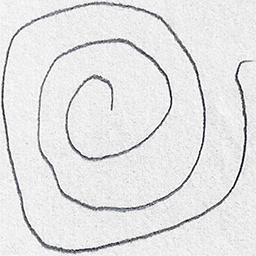
#> input picture PROJECT DEVELOPMENT PHASE/SPRINT 1/DATASET/SPIRAL/TRAINING/HEALTHY/V01HE02.png, 256 x 256 px, found by its file name; its folder holds 4 pictures in this run
$ jupyter execute --allow-errors Image_pre_processing.ipynb
#> lines starting #> are read from the running program, lines starting #| are printed output that depends on the picture; after the words box and inside, x2 and y2 are one past the last pixel; in counts of white or black regions, pixels touching at a corner belong together; pictures that were not available may be replaced by others from this repository, and a replacement may not be noted
[cell 1]
import numpy as np
import pandas as pd
import matplotlib.pyplot as plt
import seaborn as sns
import zipfile as zf
import os
import random
import cv2
import pickle
from imutils import build_montages
from imutils import paths
from sklearn.metrics import classification_report,confusion_matrix
from sklearn import metrics
from sklearn.preprocessing import LabelEncoder,LabelBinarizer
from sklearn.model_selection import train_test_split
from sklearn.ensemble import RandomForestClassifier,GradientBoostingClassifier,ExtraTreesClassifier
from skimage import feature
from google.colab.patches import cv2_imshow

[cell 2]
sns.set()
os.getcwd()

[cell 3]
from google.colab import files
uploaded = files.upload()
#> the answer given: V01HE02.png

#> (a cell that did not finish here is left out)

[cell 5]
spiral_train_healthy = os.listdir('dataset1/dataset/spiral/training/healthy/')
spiral_train_park = os.listdir('dataset1/dataset/spiral/training/parkinson/')

fp_spiral_train_healthy = 'dataset1/dataset/spiral/training/healthy/'
fp_spiral_train_park = 'dataset1/dataset/spiral/training/parkinson/'

spiral_test_healthy = os.listdir('dataset1/dataset/spiral/testing/healthy/')
spiral_test_park = os.listdir('dataset1/dataset/spiral/testing/parkinson/')

fp_spiral_test_healthy = 'dataset1/dataset/spiral/testing/healthy/'
fp_spiral_test_park = 'dataset1/dataset/spiral/testing/parkinson/'

[cell 6]
def quantify_image(image):
  features = feature.hog(image,orientations=9,
                pixels_per_cell=(10,10),cells_per_block=(2,2),transform_sqrt=True,block_norm="L1")

  return features

[cell 7]
trainX = []
testX = []
outputs = []
trainY = []
testY = []

for i in spiral_train_healthy:
  image = cv2.imread(fp_spiral_train_healthy+i)
#> image is the input picture: shape (256, 256, 3); mean B, G, R 228, 227.5, 227.5
  image = cv2.cvtColor(image , cv2.COLOR_BGR2GRAY)
#> image: shape (256, 256)
  image = cv2.resize(image , (200,200))
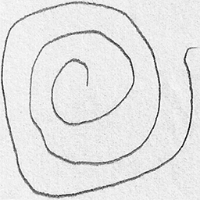
#> image: shape (200, 200); min 10, max 255, mean 227.5
  image =cv2.threshold(image, 0, 255,cv2.THRESH_BINARY_INV | cv2.THRESH_OTSU)[1]
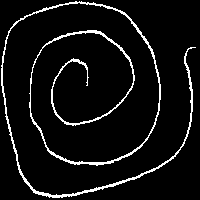
#> image: shape (200, 200); 6.6% white in thin lines or dots
  features = quantify_image(image)
#> in quantify_image, `features = feature.hog(image,orientations=9, pixels_per_cell=(10,10),c..`: features = 12996 values, max 1 at index 7080, min 0 at index 0, mean 0.0225
  trainX.append(features)
  trainY.append('healthy')
#> pass 2 of the loop `for i in spiral_train_healthy:`:
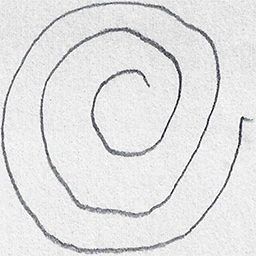
#> input picture PROJECT DEVELOPMENT PHASE/SPRINT 1/DATASET/SPIRAL/TRAINING/HEALTHY/V01HE03.png, 256 x 256 px, found by its file name
#> image is the input picture: shape (256, 256, 3); mean B, G, R 226.3, 225.7, 225.7
#> `image = cv2.resize(image , (200,200))`:
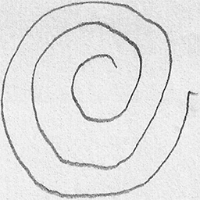
#> image: shape (200, 200); min 13, max 255, mean 225.7
#> `image =cv2.threshold(image, 0, 255,cv2.THRESH_BINARY_INV | cv2.THRESH_..`:
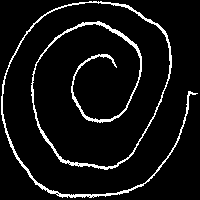
#> image: shape (200, 200); 7% white in thin lines or dots
#> `features = quantify_image(image)`: features = 12996 values, max 1 at index 2918, min 0 at index 0, mean 0.022
#> pass 3 of the loop `for i in spiral_train_healthy:`:
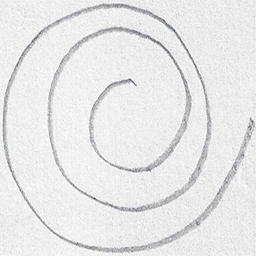
#> input picture PROJECT DEVELOPMENT PHASE/SPRINT 1/DATASET/SPIRAL/TRAINING/HEALTHY/V03HE2.png, 256 x 256 px, found by its file name
#> image is the input picture: shape (256, 256, 3); mean B, G, R 231.8, 231.6, 231.6
#> `image = cv2.resize(image , (200,200))`:
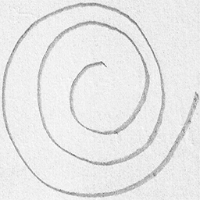
#> image: shape (200, 200); min 103, max 254, mean 231.5
#> `image =cv2.threshold(image, 0, 255,cv2.THRESH_BINARY_INV | cv2.THRESH_..`:
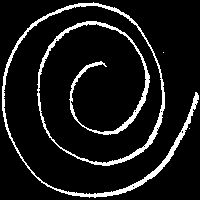
#> image: shape (200, 200); 9.3% white; 3 white regions (2 under 20 px), largest, box (x1, y1, x2, y2) and area: (2, 2, 199, 198) 3726
#> `features = quantify_image(image)`: features = 12996 values, max 1 at index 11112, min 0 at index 0, mean 0.0212
#> the loop made 4 passes; the first 3 are shown

for i in spiral_train_park:
  image = cv2.imread(fp_spiral_train_park+i)
  image = cv2.cvtColor(image , cv2.COLOR_BGR2GRAY)
  image = cv2.resize(image , (200,200))
  image = cv2.threshold(image ,0,255,cv2.THRESH_BINARY_INV | cv2.THRESH_OTSU)[1]
  features = quantify_image(image)
#> features = 12996 values, max 1 at index 7080, min 0 at index 0, mean 0.0225
  trainX.append(features)
  trainY.append('parkinson')

for i in spiral_test_healthy:
  image = cv2.imread(fp_spiral_test_healthy+i)
  outputs.append(image)
  image = cv2.cvtColor(image , cv2.COLOR_BGR2GRAY)
  image = cv2.resize(image , (200,200))
  image = cv2.threshold(image ,0,255,cv2.THRESH_BINARY_INV | cv2.THRESH_OTSU)[1]
  features = quantify_image(image)
  testX.append(features)
  testY.append('healthy')
#> pass 2 of the loop `for i in spiral_test_healthy:`:
#> `features = quantify_image(image)`: features = 12996 values, max 1 at index 2918, min 0 at index 0, mean 0.022
#> pass 3 of the loop `for i in spiral_test_healthy:`:
#> `features = quantify_image(image)`: features = 12996 values, max 1 at index 11112, min 0 at index 0, mean 0.0212
#> the loop made 4 passes; the first 3 are shown

for i in spiral_test_park:
  image = cv2.imread(fp_spiral_test_park+i)
  outputs.append(image)
  image = cv2.cvtColor(image , cv2.COLOR_BGR2GRAY)
  image = cv2.resize(image , (200,200))
  image = cv2.threshold(image ,0,255,cv2.THRESH_BINARY_INV | cv2.THRESH_OTSU)[1]
  features = quantify_image(image)
#> features = 12996 values, max 1 at index 7080, min 0 at index 0, mean 0.0225
  testX.append(features)
  testY.append('parkinson')

[cell 8]
trainX = np.array(trainX)
testX = np.array(testX)
trainY = np.array(trainY)
testY = np.array(testY)
trainX

[cell 9]
trainY

[cell 10]
testX

[cell 11]
testY

[cell 12]
le = LabelEncoder()
trainY = le.fit_transform(trainY)
testY = le.transform(testY)
print(trainX.shape,trainY.shape)
#| (5, 12996) (5,)

[cell 13]
trainY

[cell 14]
testY

[cell 15]
print("Training model....")
model = RandomForestClassifier(n_estimators=100)
model.fit(trainX,trainY)

[cell 16]
preds = model.predict(testX)
preds

[cell 17]
cnf = confusion_matrix(testY,preds)
cnf

[cell 18]
plt.figure(figsize=(5,5))
sns.heatmap(cnf , annot=True , cmap="coolwarm" , cbar=False)
plt.show()
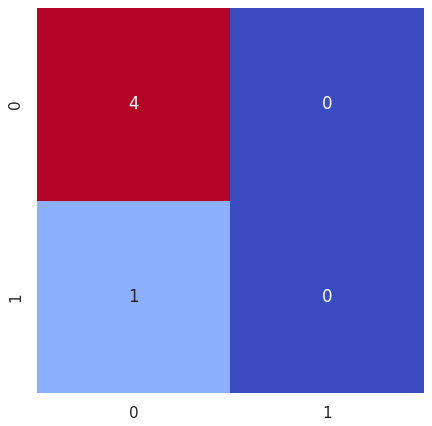
#> figure drawn by matplotlib, 1 panel
